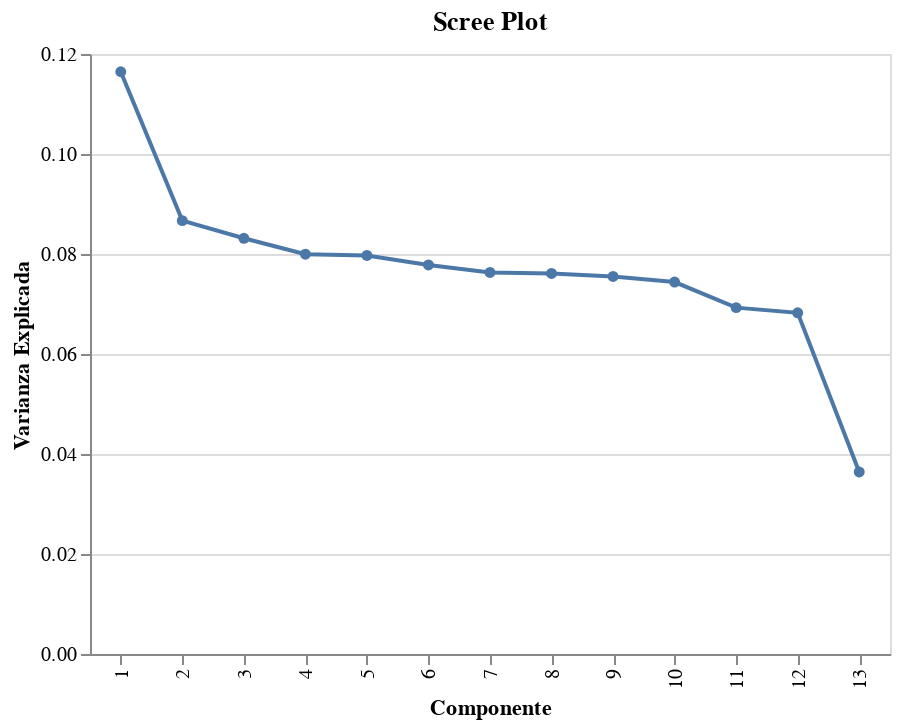

The code cell stored with this chart in its notebook:
### Code cell
# Get explanations
explained_var = pca.explained_variance_ratio_

# Scree data
scree_data = pd.DataFrame({
    'Component': np.arange(1, len(explained_var)+1),
    'Explained_Variance': explained_var
})

scree_plot = alt.Chart(scree_data).mark_line(point=True).encode(
    x=alt.X('Component:O', title='Componente'),
    y=alt.Y('Explained_Variance:Q', title='Varianza Explicada'),
    tooltip=['Component', 'Explained_Variance']
).properties(
    title='Scree Plot',
    width=400,
    height=300
)

scree_plot

### Figure 1 — Vega-Lite specification as saved in the notebook (floating-point values rounded to 4 significant figures)
{"config": {"view": {"continuousWidth": 300, "continuousHeight": 300}}, "data": {"name": "data-468feae0bf1142f62646d02e35895a1c"}, "mark": {"type": "line", "point": true}, "encoding": {"tooltip": [{"field": "Component", "type": "quantitative"}, {"field": "Explained_Variance", "type": "quantitative"}], "x": {"field": "Component", "title": "Componente", "type": "ordinal"}, "y": {"field": "Explained_Variance", "title": "Varianza Explicada", "type": "quantitative"}}, "height": 300, "title": "Scree Plot", "width": 400, "$schema": "https://vega.github.io/schema/vega-lite/v5.15.1.json", "datasets": {"data-468feae0bf1142f62646d02e35895a1c": [{"Component": 1, "Explained_Variance": 0.1164}, {"Component": 2, "Explained_Variance": 0.08667}, {"Component": 3, "Explained_Variance": 0.08314}, {"Component": 4, "Explained_Variance": 0.07997}, {"Component": 5, "Explained_Variance": 0.07971}, {"Component": 6, "Explained_Variance": 0.07782}, {"Component": 7, "Explained_Variance": 0.07632}, {"Component": 8, "Explained_Variance": 0.07611}, {"Component": 9, "Explained_Variance": 0.07552}, {"Component": 10, "Explained_Variance": 0.07439}, {"Component": 11, "Explained_Variance": 0.06927}, {"Component": 12, "Explained_Variance": 0.06823}, {"Component": 13, "Explained_Variance": 0.03641}]}}
